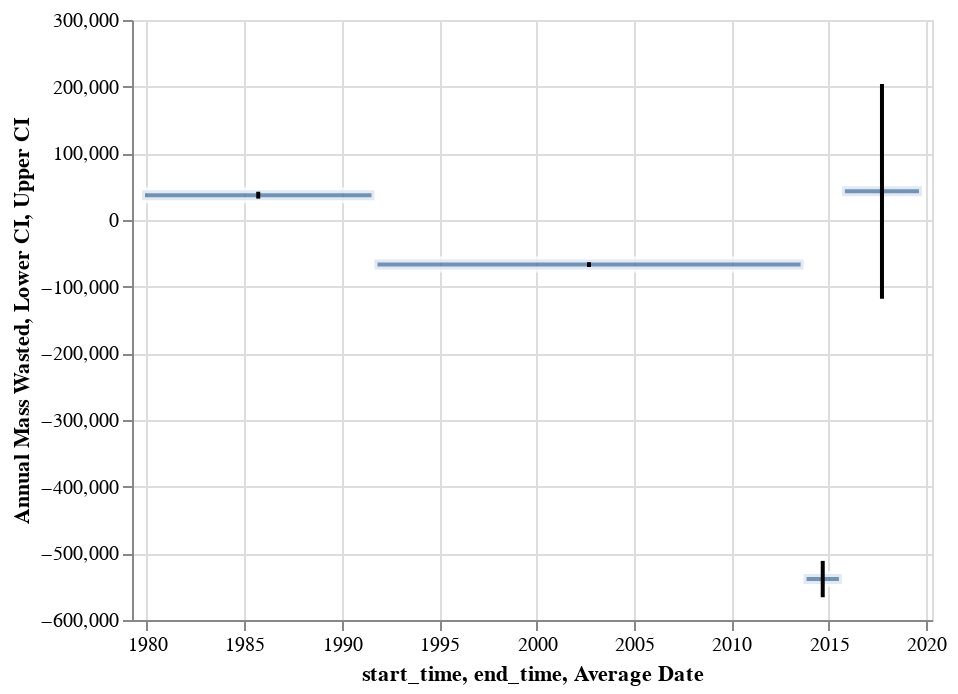

Notebook code cell kept with this figure:
### Markdown cell above
#### Plot net mass wasted

### Code cell
bars = alt.Chart(dv_df.drop(columns='index')).mark_bar(
    strokeWidth = 3,
    stroke="white",
    opacity=0.8
).encode(
    alt.X('start_time:T'),
    alt.X2('end_time:T'),
    alt.Y("Annual Mass Wasted:Q")
).properties(
    # width=300, 
    # height=300
)

error_bars = alt.Chart(dv_df.drop(columns="index")).mark_bar(
    color="black",
    width=2
).encode(
    alt.X("Average Date:T"),
    alt.Y("Lower CI"),
    alt.Y2("Upper CI")
)

chart = bars + error_bars

# chart.save(os.path.join(plot_output_dir, "mass_wasted_net.png"), scale_factor=2.0)

chart

### Figure 1 — Vega-Lite specification as saved in the notebook (floating-point values rounded to 4 significant figures)
{"config": {"view": {"continuousWidth": 400, "continuousHeight": 300}}, "layer": [{"data": {"name": "data-23c393b711d2a3a87dfc634fdf485907"}, "mark": {"type": "bar", "opacity": 0.8, "stroke": "white", "strokeWidth": 3}, "encoding": {"x": {"type": "temporal", "field": "start_time"}, "x2": {"field": "end_time"}, "y": {"type": "quantitative", "field": "Annual Mass Wasted"}}}, {"data": {"name": "data-23c393b711d2a3a87dfc634fdf485907"}, "mark": {"type": "bar", "color": "black", "width": 2}, "encoding": {"x": {"type": "temporal", "field": "Average Date"}, "y": {"type": "quantitative", "field": "Lower CI"}, "y2": {"field": "Upper CI"}}}], "$schema": "https://vega.github.io/schema/vega-lite/v4.8.1.json", "datasets": {"data-23c393b711d2a3a87dfc634fdf485907": [{"dh": 0.6763, "area": 660900.0, "volume": 447000.0, "n_pixels": 165200.0, "volumetric_uncertainty": 61960.0, "start_time": "1979-10-06T00:00:00", "end_time": "1991-09-09T00:00:00", "time_difference_years": 12, "Annual Mass Wasted": 37250.0, "Upper CI": 42410.0, "Lower CI": 32080.0, "Average Date": "1985-09-22T00:00:00"}, {"dh": -2.014, "area": 730600.0, "volume": -1471000.0, "n_pixels": 182700.0, "volumetric_uncertainty": 79200.0, "start_time": "1991-09-09T00:00:00", "end_time": "2013-09-13T00:00:00", "time_difference_years": 22, "Annual Mass Wasted": -66880.0, "Upper CI": -63280.0, "Lower CI": -70480.0, "Average Date": "2002-09-11T00:00:00"}, {"dh": -1.2, "area": 897900.0, "volume": -1077000.0, "n_pixels": 224500.0, "volumetric_uncertainty": 54500.0, "start_time": "2013-09-13T00:00:00", "end_time": "2015-09-01T00:00:00", "time_difference_years": 2, "Annual Mass Wasted": -538600.0, "Upper CI": -511300.0, "Lower CI": -565800.0, "Average Date": "2014-09-07T00:00:00"}, {"dh": 0.1866, "area": 923600.0, "volume": 172400.0, "n_pixels": 230900.0, "volumetric_uncertainty": 644300.0, "start_time": "2015-09-01T00:00:00", "end_time": "2019-10-11T00:00:00", "time_difference_years": 4, "Annual Mass Wasted": 43090.0, "Upper CI": 204200.0, "Lower CI": -118000.0, "Average Date": "2017-09-21T00:00:00"}]}}
